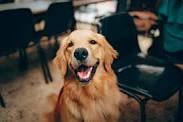
#> input picture image-segmentation-kde-meanshift/dog.jpeg, 183 x 122 px
$ jupyter execute Signal_HW1_KDE_sara_ghavampour_9812762781.ipynb   (shell and % lines are left out)
#> lines starting #> are read from the running program, lines starting #| are printed output that depends on the picture; long printed decimals are rounded
<div dir='ltr'><font face="B Zar" size=5>
Import Libraries
</font></div>

[cell 1]
import numpy as np
import matplotlib.pyplot as plt
import cv2
from math import *

<div dir='ltr'><font face="B Zar" size=5>
Load image by cv2 and convert it to RGB. then plot it via matlotlib library.
</font></div>

[cell 2]
img=cv2.imread('dog.jpeg')
#> img is the input picture: shape (122, 183, 3); mean B, G, R 62.2, 71.4, 77.9
#img=cv2.resize(img,(50,50))
img=cv2.cvtColor(img,cv2.COLOR_BGR2RGB)
#img = cv2.resize(img, (16,16))
plt.figure(figsize=(6,6))
plt.imshow(img)
plt.axis('off')
plt.show()

[cell 3]
img.shape
#> Out = (122, 183, 3)

<div dir='ltr'>
<h2>
Introduction
</h2>
</div>
<hr/>

<div dir='ltr'font-size='20px'>
The purpose of this notebook is to segmant the given pic using meanshift and kde. to continue a basic underastanding of meanshift and kde is crucial.
</div>

<div dir='ltr'>
<h2>
Segmentation
</h2>
</div>
<hr/>

<div dir='ltr'font-size='20px'>
In computer vision, segmentation is to segment a digital picture to different parts. parts that are similar to each other (super pixels). this is helpful for detecting objects and edges.
</div>
<br/>
<div dir='ltr'font-size='20px'>
In other words, segmentation labels each pixel in a way that pixels with same labels have same features.so basically we can use clustering algorithms like meanshift for segmentation.
</div>

<div dir='ltr'>
<h2>
Meanshift
</h2>
</div>
<hr/>

<div dir='ltr'font-size='20px'>
In mathematics, meanshift is a way for finding maxima in density functions. meanshift wants to find mode in a probability density function(pdf).
</div>
<br/>
<div dir='ltr'font-size='20px'>
meanshift starts with a random place x with naighbours n(x).
consider function K, K for finding the maxima shows what naighbours are more imoirtant than the others, K gives weight to naighbours n(x).
</div>

<br/>
<div dir='ltr'font-size='20px'>
K is named kernel in mathematics, a weighting function.
kernel has different types. for finding new place after shifting x m(x), meanshifts uses the below equation:
</div>

$$
m(x) = \frac{\sum_{x_i}^{n(x)} K(x_i - x)x_i}{\sum_{x_i}^{n(x)} K(x_i - x)}
$$

<br/>
<div dir='ltr'font-size='20px'>
m(x) which is a weighted sum of naighbours with weights provided by kernel, is a new guess instead of x.repeat the algorithm to meet termination criteria which is m(x)-x is pretty samll.
</div>
<br/>
<div dir='ltr'font-size='20px'>
meanshift uses guessian kernel. guessian kernel:
</div>
$$
K(x-x_i) = \frac{1}{\sqrt{2\pi}\sigma} e^{-(x-x_i)^2/2\sigma^2}
$$

<div dir='ltr'>
<h2>
Kernel Density Estimation
</h2>
</div>
<hr/>

<div dir='ltr'font-size='20px'>
Kernel density estimation is a method to estimate the probabilty density function of a random variable based on kernels as weights.
</div>
<br/>
<div dir='ltr'font-size='20px'>
Let (x1, x2, ..., xn) be independent and identically distributed samples drawn from some univariate distribution with an unknown density ƒ at any given point x. We are interested in estimating the shape of this function ƒ. Its kernel density estimator is:
</div>
$$
f_h(x) = \frac{1}{nh} \sum_{i=1}^{n}K(\frac{x-x_i}{h})
$$
<br/>
<div dir='ltr'font-size='20px'>
where K is the kernel — a non-negative function — and h > 0 is a smoothing parameter called the bandwidth.
A range of kernel functions are commonly used like Gaussian.
</div>

<br/>
<div dir='ltr'font-size='20px'>
we have seen Gaussian kernel fomula in the above section, which σ is the bandwith h. kde using Gaussian kernel :
</div>

$$
K(x-x_i) = \frac{1}{nh\sqrt{2\pi}} e^{-(x-x_i)^2/2h^2}
$$

<br/>
<div dir='ltr'font-size='20px'>
choosing right bandwith h is crucial. A rule-of-thumb bandwidth estimator:
</div>

$$
0.9\text{ } min\begin{pmatrix}
\sigma,\frac{IQR}{1.34}
\end{pmatrix} n^{\frac{-1}{5}}
$$

<div dir='ltr'>
<h2>
Implementation
</h2>
</div>
<hr/>
<h3>
important functions in code:
</h3>

<div dir='ltr'font-size='20px'>
1- show_histogram function computes image histograms for 3 channels RGB and also a gray level histogram.
</div>
<br/>
<div dir='ltr'font-size='20px'>
2- KDE_Gaussian_Kernel is a function for kde. KDE_Gaussian_Kernel is apllied on RGB histograms to results the probability density function (pdf) for red, green, blue histograms.
</div>

<div dir='ltr'font-size='20px'>
3- find_suitable_bandwith_h is to find best bandwith h using bandwidth estimator formula.
</div>
<br/>
<div dir='ltr'font-size='20px'>
4- build_cluster_suitable_dtst is applied on output of KDE_Gaussian_Kernel and changes its dimension from 1D to 2D by adding x-dimension(0-255) to axis 0 and kde output as axis 1. build_cluster_suitable_dtst is applied before mean_shift function because mean_shift need 2D input.
</div>
<br/>
<div dir='ltr'font-size='20px'>
5- mean_shift function is the implementation of mean_shift algorithm. it uses Gaussian Kernel to get weights to update points. mean_shift function is applied on output of build_cluster_suitable_dtst(2D output of KDE_Gaussian_Kernel) for red,green, blue.
</div>
<br/>
<div dir='ltr'font-size='20px'>
6- average_clusters function is applied to mean_shift outputs to find center of every cluster in red, green, blue. centers are computer by averaging in each cluster.
</div>
<br/>
<div dir='ltr'font-size='20px'>
7- segment_image function is applied to average_clusters outputs and original image to segment image. segment_image compares each px red, green, blue channel value with the centers of clusters and assign value of a center to that px which is closer to the px value.
</div>

<div dir='ltr'><font face="B Zar" size=5>
For Kernel Density
</font></div>

[cell 4]
def show_histogram(img,bins,is_rgb=True):

  if is_rgb:
    plt.figure(figsize=(30,18))
    plt.subplot(3,1,1)
    hist_red=np.histogram(img[:,:,0].ravel(),bins)
    plt.title('red histogrm',fontsize='20')
    plt.bar(np.linspace(0,255,bins),hist_red[0],color='r')

    plt.subplot(3,1,2)
    hist_green=np.histogram(img[:,:,1].ravel(),bins)
    plt.title('green histogrm',fontsize='20')
    plt.bar(np.linspace(0,255,bins),hist_green[0],color='g')

    plt.subplot(3,1,3)
    hist_blue=np.histogram(img[:,:,2].ravel(),bins)
    plt.title('blue histogrm',fontsize='20')
    plt.bar(np.linspace(0,255,bins),hist_blue[0],color='b')
    plt.show()
    return hist_red,hist_green,hist_blue
  if not is_rgb:
    plt.figure(figsize=(30,10))
    hist=np.histogram(cv2.cvtColor(img.copy(),cv2.COLOR_BGR2GRAY).ravel(),bins)
    plt.title('graylevel histogrm',fontsize='20')
    plt.bar(np.linspace(0,255,bins),hist[0],color='k')
    plt.show()
    return hist

[cell 5]
#rgb histaograms
r_hist,g_hist,b_hist=show_histogram(img,255,True)
#> in show_histogram, `plt.show()`:
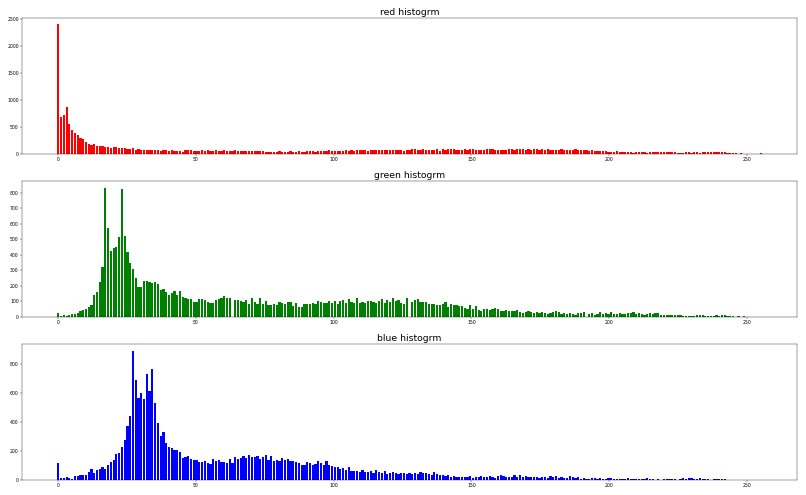
#> figure drawn by matplotlib, 3 panels; panel 1: tallest bar 2397 high, from x = -0.4 to 0.4; panel 2: tallest bar 834 high, from x = 16.67 to 17.47; panel 3: tallest bar 891 high, from x = 26.71 to 27.51

[cell 6]
#gray level histogram
gray_hist=show_histogram(img,255,False)
#> call 2 of show_histogram, with bins = 255, is_rgb = False
#> in show_histogram (call 2), `plt.show()`:
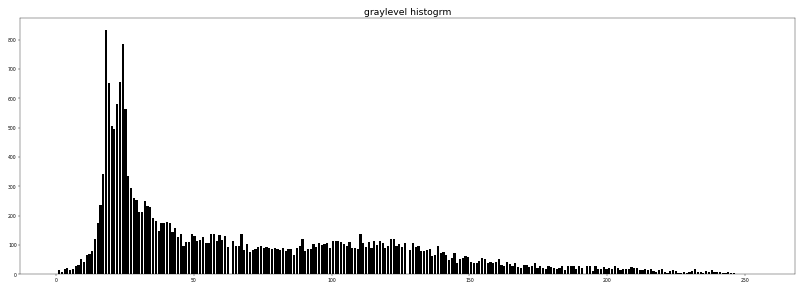
#> figure drawn by matplotlib, 1 panel; tallest bar 833 high, from x = 17.67 to 18.47

[cell 7]
def show_KDE_plot(data,title,color):
  plt.figure(figsize=(10,8))
  plt.title(title,fontsize='20')
  plt.plot(data,color=color)
  plt.show()

[cell 8]
def KDE_Gaussian_Kernel(x,data,bandwith_h):
  # x is a single bin in histogram
  n=len(data)
  kde=0
  kde=(1/(sqrt(2*np.pi)*bandwith_h*n)) *np.sum((np.exp((-1/2)*np.power((x-data)/bandwith_h,2))))
  return kde

[cell 9]
def find_suitable_bandwith_h(data,n_bins):
  standard_dv=np.std(data)
  q1,q3=np.percentile(data,[25,75])
  iqr=q3-q1
  bandwith_h=0.9 * min(standard_dv,iqr/1.34) * pow(n_bins,-1/5)
  return bandwith_h

[cell 10]
xdim_kde = np.arange(0,255,1)

# KDE on red
h_red=find_suitable_bandwith_h(r_hist[0],255)
#> in find_suitable_bandwith_h, `standard_dv=np.std(data)`: standard_dv = 173.4
#> in find_suitable_bandwith_h, `q1,q3=np.percentile(data,[25,75])`: q1 = 43.5; q3 = 78.5
#> in find_suitable_bandwith_h, `iqr=q3-q1`: iqr = 35
#> in find_suitable_bandwith_h, `bandwith_h=0.9 * min(standard_dv,iqr/1.34) * pow(n_bins,-1/5)`: bandwith_h = 7.76
#> h_red = 7.76
red_kde_out = np.array([KDE_Gaussian_Kernel(x,r_hist[0],h_red) for x in xdim_kde])
#> in KDE_Gaussian_Kernel, `n=len(data)`: n = 255
#> in KDE_Gaussian_Kernel, `kde=(1/(sqrt(2*np.pi)*bandwith_h*n)) *np.sum((np.exp((-1/2)*np.power((..`: kde = 0.00168
#> red_kde_out = 255 values, max 0.0154 at index 72, min 6.01e-07 at index 250, mean 0.00373
#red_kde_out = np.array([KDE_Gaussian_Kernel(x,img[:,:,0],h_red) for x in xdim_kde])
show_KDE_plot(red_kde_out,'red KDE','r')
#> in show_KDE_plot, `plt.show()`:
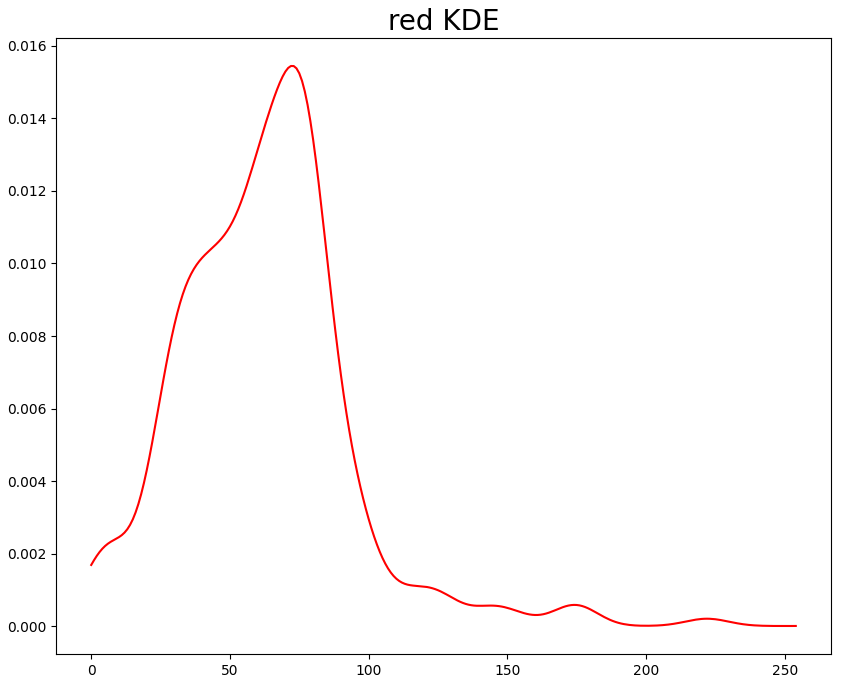
#> figure drawn by matplotlib, 1 panel; curve peaks at x = 72, y = 0.0154

[cell 11]
# KDE on green
h_green=find_suitable_bandwith_h(g_hist[0],255)
#> h_green = 17.96
green_kde_out = np.array([KDE_Gaussian_Kernel(x,g_hist[0],h_green) for x in xdim_kde])
#> green_kde_out = 255 values, max 0.008 at index 20, min 0.000265 at index 254, mean 0.00342
#green_kde_out = np.array([KDE_Gaussian_Kernel(x,img[:,:,1],h_green) for x in xdim_kde])
show_KDE_plot(green_kde_out,'green KDE','g')
#> call 2 of show_KDE_plot, with data = array of shape (255,), title = 'green KDE', color = 'g'
#> in show_KDE_plot (call 2), `plt.show()`:
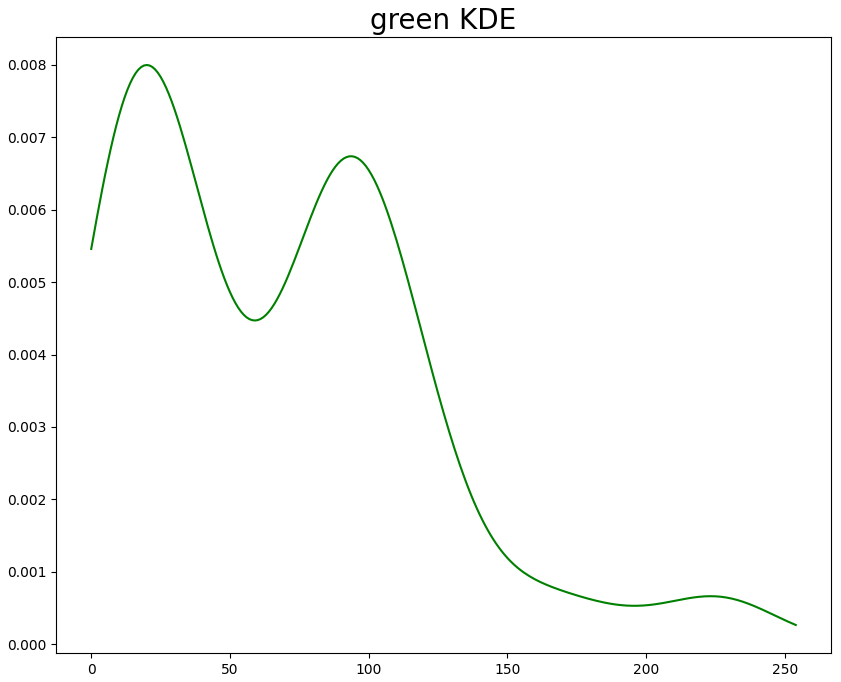
#> figure drawn by matplotlib, 1 panel; curve peaks at x = 20, y = 0.008

[cell 12]
# KDE on blue
h_blue=find_suitable_bandwith_h(b_hist[0],255)
#> h_blue = 24.61
blue_kde_out = np.array([KDE_Gaussian_Kernel(x,b_hist[0],h_blue) for x in xdim_kde])
#> blue_kde_out = 255 values, max 0.00839 at index 19, min 0.000233 at index 254, mean 0.00311
#blue_kde_out = np.array([KDE_Gaussian_Kernel(x,img[:,:,2],h_blue) for x in xdim_kde])
show_KDE_plot(blue_kde_out,'blue KDE','b')
#> call 3 of show_KDE_plot, with data = array of shape (255,), title = 'blue KDE', color = 'b'
#> in show_KDE_plot (call 3), `plt.show()`:
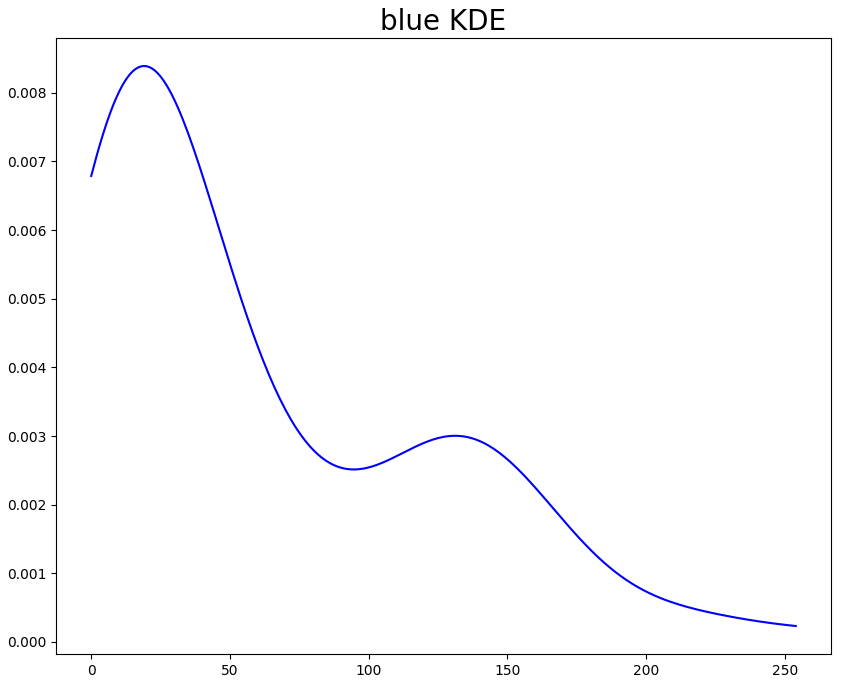
#> figure drawn by matplotlib, 1 panel; curve peaks at x = 19, y = 0.00839

[cell 13]
# KDE on grayscale
h_gray=find_suitable_bandwith_h(gray_hist[0],255)
#> h_gray = 19.29
grayscale_kde_out = np.array([KDE_Gaussian_Kernel(x,gray_hist[0],h_gray) for x in xdim_kde])
#> grayscale_kde_out = 255 values, max 0.00803 at index 19, min 0.000398 at index 254, mean 0.00336
show_KDE_plot(grayscale_kde_out,'grayscale KDE','k')
#> call 4 of show_KDE_plot, with data = array of shape (255,), title = 'grayscale KDE', color = 'k'
#> in show_KDE_plot (call 4), `plt.show()`:
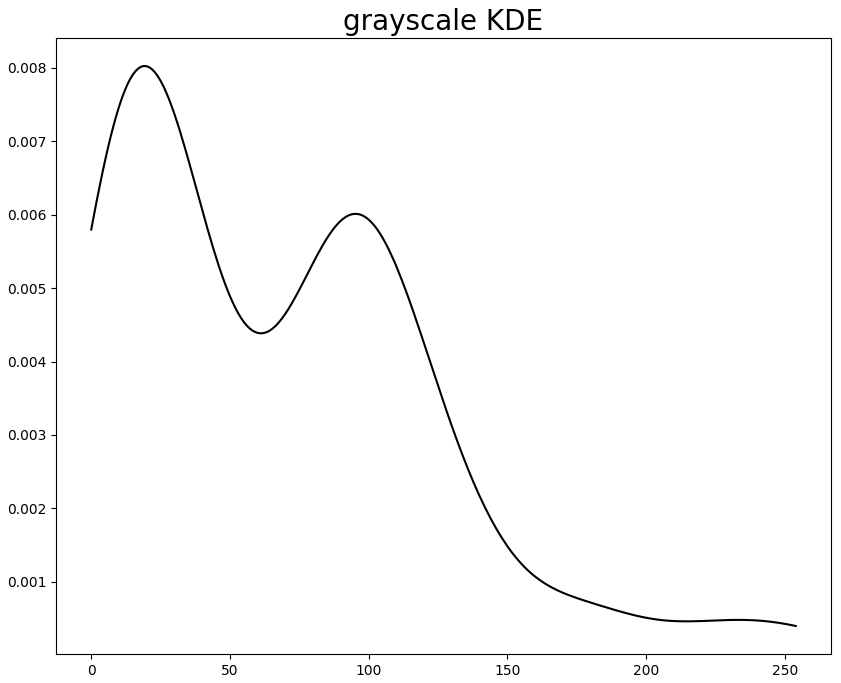
#> figure drawn by matplotlib, 1 panel; curve peaks at x = 19, y = 0.00803

[cell 14]
def build_cluster_suitable_dtst(x_dim,r_kde,g_kde,b_kde,gray_kde):
  red=np.column_stack([x_dim, r_kde])
  green=np.column_stack([x_dim, g_kde])
  blue=np.column_stack([x_dim, b_kde])
  gray=np.column_stack([x_dim, gray_kde])
  return red,green,blue,gray

[cell 15]
# build suitable datasets for meanshift (2D datasets for red green blue channels and also graysacle)
#x-y
red_dst,green_dst,blue_dst,grayscale_dst = build_cluster_suitable_dtst(xdim_kde,red_kde_out,green_kde_out,blue_kde_out,grayscale_kde_out)
#> in build_cluster_suitable_dtst, `red=np.column_stack([x_dim, r_kde])`: red = 255 pairs, first value 0 to 254, second value 6.01e-07 to 0.0154
#> in build_cluster_suitable_dtst, `green=np.column_stack([x_dim, g_kde])`: green = 255 pairs, first value 0 to 254, second value 0.000265 to 0.008
#> in build_cluster_suitable_dtst, `blue=np.column_stack([x_dim, b_kde])`: blue = 255 pairs, first value 0 to 254, second value 0.000233 to 0.00839
#> in build_cluster_suitable_dtst, `gray=np.column_stack([x_dim, gray_kde])`: gray = 255 pairs, first value 0 to 254, second value 0.000398 to 0.00803
#> red_dst has the same summary as red in build_cluster_suitable_dtst; green_dst has the same summary as green in build_cluster_suitable_dtst; blue_dst has the same summary as blue in build_cluster_suitable_dtst; grayscale_dst has the same summary as gray in build_cluster_suitable_dtst

[cell 16]
STOP_THRESHOLD = 1e-4
#STOP_THRESHOLD = 1
CLUSTER_THRESHOLD = 170
def gaussian_kernel(distance, bandwidth):
    return (1 / (bandwidth * np.sqrt(2 * np.pi))) * np.exp(-0.5 * ((distance / bandwidth)) ** 2)

def distance(a, b):
    return np.linalg.norm(np.array(a) - np.array(b))


def shift_point(point, points, kernel_bandwidth):
        shift_x = 0.0
        shift_y = 0.0
        scale = 0.0
        for p in points:
            dist = distance(point, p)
            weight = gaussian_kernel(dist, kernel_bandwidth)
            shift_x += p[0] * weight
            shift_y += p[1] * weight
            scale += weight
        shift_x = shift_x / scale
        shift_y = shift_y / scale
        return [shift_x, shift_y]

def cluster_points(points,CLUSTER_THRESHOLD):
        cluster_ids = []
        cluster_idx = 0
        cluster_centers = []
        avg_dist=0

        for i, point in enumerate(points):
            if(len(cluster_ids) == 0):
                cluster_ids.append(cluster_idx)
                cluster_centers.append(point)
                cluster_idx += 1
            else:
                for center in cluster_centers:
                    dist = distance(point, center)
                    avg_dist+=dist
                    if(dist < CLUSTER_THRESHOLD):

                        cluster_ids.append(cluster_centers.index(center))
                if(len(cluster_ids) < i + 1):
                    cluster_ids.append(cluster_idx)
                    cluster_centers.append(point)
                    cluster_idx += 1
        avg_dist/=(len(cluster_centers)*len(points))
        print('avg_dist   :  ',avg_dist)
        return cluster_ids


def mean_shift(points,kernel_bandwidth,STOP_THRESHOLD,CLUSTER_THRESHOLD):
    count=0
    shifted_pts = np.array(points)
    continue_shifting = [True] * points.shape[0]
    maximum_distance=0
    avg_dest=0
    while True:
        maximum_distance=0

        for i,p in enumerate(shifted_pts):

            count=count+1
            #print(count)
            if continue_shifting[i]==False:
                    continue
            else:
                init_point = shifted_pts[i].copy()
                shifted_pts[i] = shift_point(shifted_pts[i], points, kernel_bandwidth)
                dist = distance(shifted_pts[i], init_point)
                avg_dest+=dist
                if dist>=maximum_distance: max_dist=dist
                continue_shifting[i] = dist > STOP_THRESHOLD

            if(max_dist < STOP_THRESHOLD):
                break
        avg_dest/=count
        #print('avg_dist   :  ',avg_dest)
        cluster_ids = cluster_points(shifted_pts.tolist(),CLUSTER_THRESHOLD)

        return shifted_pts, cluster_ids

[cell 17]
def average_clusters(cluster_ids,shifted_pts):
    cluster_ids = np.array(cluster_ids)
    cluster_avgs=[]
    searchvals=set(cluster_ids)
    for id in searchvals:
        avg=0
        index = np.where(cluster_ids == id)[0]

        sum=0
        for i in index:
            sum+=shifted_pts[i,0]

        avg=floor(sum/len(index))
        print(avg)
        cluster_avgs.append(avg)
    return      np.array(cluster_avgs)

[cell 18]
red_shifted=mean_shift(red_dst,h_red,5,121)
#> in mean_shift, `shifted_pts = np.array(points)`: shifted_pts has the same summary as red in build_cluster_suitable_dtst
#> the loop in mean_shift, `while True:` made 1 pass
#> (avg_dest, avg_dist in cluster_points) on pass 1: (5.28, 51.06)
#| avg_dist   :   51.061
#> after the loop in mean_shift, `while True:`: avg_dest = 5.28; continue_shifting = 255 items, first 6: True, True, False, True, True, True; count = 3; shifted_pts = 255 pairs, first value 3 to 254, second value 6.01e-07 to 0.0154
#> red_shifted = 2 point arrays, longest 255 points
cluster_avgs_red=average_clusters(red_shifted[1],red_shifted[0])
#> in average_clusters, `cluster_ids = np.array(cluster_ids)`: cluster_ids = 255 values from 0 to 2
#> in average_clusters, `searchvals=set(cluster_ids)`: searchvals = 3 items
#> the loop in average_clusters, `for id in searchvals:` made 3 passes
#> avg on passes 1 to 2: 63, 187
#> (avg, index) on pass 3: (251, [248, 249, 250, 251, 252, 253, 254])
#| 63
#| 187
#| 251
#> after the loop in average_clusters, `for id in searchvals:`: cluster_avgs = [63, 187, 251]
#> cluster_avgs_red = [63, 187, 251]

green_shifted=mean_shift(green_dst,h_green,40,50)
#> the loop in mean_shift, `while True:` made 1 pass
#> (avg_dest, avg_dist in cluster_points) on pass 1: (14.02, 48.22)
#| avg_dist   :   48.218
#> after the loop in mean_shift, `while True:`: avg_dest = 14.02; continue_shifting = 255 items, first 6: False, True, True, True, True, True; count = 1; shifted_pts = 255 pairs, first value 1 to 254, second value 0.000265 to 0.008
#> green_shifted = 2 point arrays, longest 255 points
cluster_avgs_green=average_clusters(green_shifted[1],green_shifted[0])
#> the loop in average_clusters (call 2), `for id in searchvals:` made 5 passes
#> avg on passes 1 to 5: 32, 89, 139, 189, 234
#| 32
#| 89
#| 139
#| 189
#| 234
#> cluster_avgs_green = [32, 89, 139, 189, 234]

blue_shifted=mean_shift(blue_dst,h_blue,40,75)
#> the loop in mean_shift, `while True:` made 1 pass
#> (avg_dest, avg_dist in cluster_points) on pass 1: (19.32, 43.3)
#| avg_dist   :   43.300
#> after the loop in mean_shift, `while True:`: avg_dest = 19.32; count = 1; shifted_pts = 255 pairs, first value 1 to 254, second value 0.000233 to 0.00839
#> blue_shifted = 2 point arrays, longest 255 points
cluster_avgs_blue=average_clusters(blue_shifted[1],blue_shifted[0])
#> cluster_avgs_blue = [47, 132, 207, 249]

[cell 19]
cluster_avgs_red.shape[0],cluster_avgs_green.shape[0],cluster_avgs_blue.shape[0]
#> Out = (3, 5, 4)

[cell 20]
def segment_image(img,red_centroids,green_centroids,blue_centroids):
  no_clusters=red_centroids.shape[0]
  for i in range(0,img.shape[0]):
    for j in range(0,img.shape[1]):
      min_diff_r=1000
      min_diff_g=1000
      min_diff_b=1000

      for c in range(0,red_centroids.shape[0]):
        diff_r=abs(img[i,j,0]-red_centroids[c])
        #red:
        if diff_r<=min_diff_r :
          min_diff_r=diff_r
          min_r = red_centroids[c]
      img[i,j,0] = min_r

      for c in range(0,green_centroids.shape[0]):
        diff_g=abs(img[i,j,1]-green_centroids[c])
        #green:
        if diff_g<=min_diff_g :
          min_diff_g=diff_g
          min_g = green_centroids[c]
      img[i, j, 1] = min_g

      for c in range(0,blue_centroids.shape[0]):
        diff_b=abs(img[i,j,2]-blue_centroids[c])
        #blue:
        if diff_b<=min_diff_b :
          min_diff_b=diff_b
          min_b = blue_centroids[c]
      img[i,j,2]=min_b

  return np.array(img,dtype=np.int32)

[cell 21]
cluster_avgs_green
#> Out = [32, 89, 139, 189, 234]

[cell 22]
img_temp=img.copy()
segmented_img=segment_image(img_temp,cluster_avgs_red,cluster_avgs_green,cluster_avgs_blue)
#> after the loop in segment_image, `for i in range(0,img.shape[0]):`:
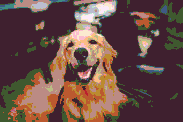
#> img: shape (122, 183, 3); mean R, G, B 105.3, 74.7, 68.5
#> after the loop in segment_image, `for i in range(0,img.shape[0]):`: min_b = 47; min_g = 32; min_r = 63
#> in segment_image, `return np.array(img,dtype=np.int32)`:
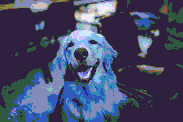
#> returned value: shape (122, 183, 3) int32; mean of channels 0, 1, 2 105.3, 74.7, 68.5; drawn as B, G, R

[cell 23]
segmented_img[:,:,1]

[cell 24]
img[:,:,1]

[cell 25]
(segmented_img[20,0])
#> Out = [63, 32, 47]

[cell 26]
segmented_img.shape
#> Out = (122, 183, 3)
